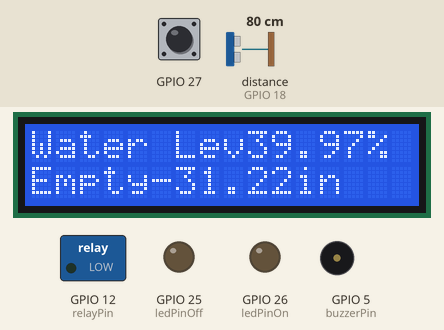
Bench run of a sketch on a simulated ESP32. Shown: 16×2 character LCD, switched loads named in the sketch (green lamp = pin HIGH), output pins drawn as LEDs (lit = HIGH), buzzer (waves = sounding, pin HIGH). Wiring (inferred from the names in the program): ultrasonic range finder: trigger GPIO 4; echo GPIO 18. Dashed ring = blinking. Inputs (shaded band) come from the test bench; at power-on: distance to the obstacle (sensor on GPIO 18) 80 cm, GPIO 27 HIGH. The echo pulse lasts 58.3 µs per cm; pins used as bus, display or sensor lines are not drawn; what the sketch prints to the serial monitor is not drawn.

Above: at 2.2 s.
2.3 s: distance to the obstacle (sensor on GPIO 18) set to 17 cm
At 4.8 s:
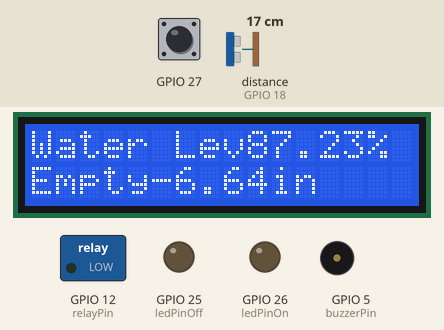
5.3 s: distance to the obstacle (sensor on GPIO 18) set to 14 cm
At 7.6 s:
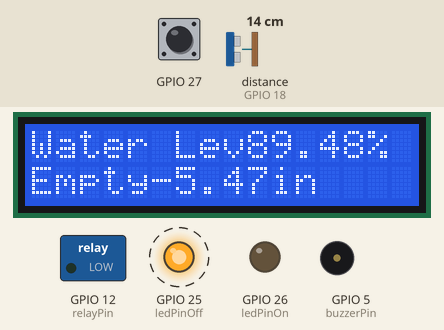
9.4 s: distance to the obstacle (sensor on GPIO 18) set to 120 cm
At 11.6 s:
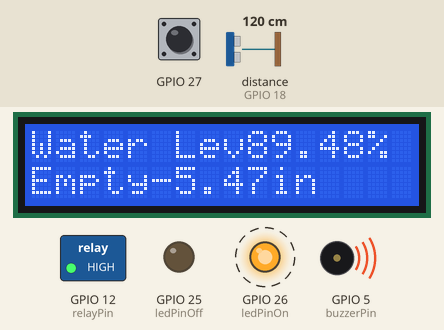
Timing chart, 0 to 19.5 s (numbered marks = the images above; inputs shaded):
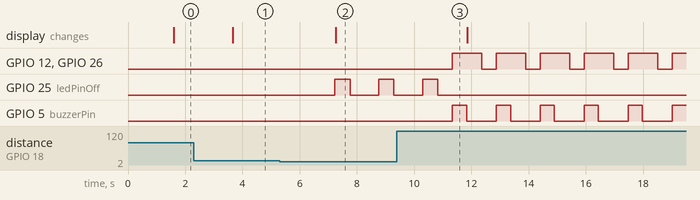

The sketch:

waterPamp-wire.ino
```cpp
#include <ArduinoJson.h>
#include <LiquidCrystal_I2C.h>

const int trigPin = 4;
const int echoPin = 18;
const int buzzerPin = 5;
const int relayPin = 12;
const int ledPinOn = 26;
const int ledPinOff = 25;

#define SOUND_SPEED 0.034
#define CM_TO_INCH 0.393701

long duration;
float distanceCm;
float distanceInch;
LiquidCrystal_I2C lcd(0x27, 16, 2);

void setup() {
  Serial.begin(115200);
  pinMode(trigPin, OUTPUT);
  pinMode(echoPin, INPUT);
  pinMode(buzzerPin, OUTPUT);
  pinMode(relayPin, OUTPUT);
  pinMode(ledPinOn, OUTPUT);
  pinMode(ledPinOff, OUTPUT);

  // initialize LCD
  lcd.init();
  // turn on LCD backlight
  lcd.backlight();

  // Add a delay before initializing the LCD
  delay(1000);
  lcd.clear();  // Clear the screen after initializing
}

void loop() {
  measureDistance();
  delay(500);
}

void measureDistance() {
  digitalWrite(trigPin, LOW);
  delayMicroseconds(2);
  digitalWrite(trigPin, HIGH);
  delayMicroseconds(10);
  digitalWrite(trigPin, LOW);

  duration = pulseIn(echoPin, HIGH);
  distanceCm = duration * SOUND_SPEED / 2;
  distanceInch = distanceCm * CM_TO_INCH;
      Serial.println(touchRead(27));


  if ((touchRead(27)) < 55) {
    digitalWrite(buzzerPin, HIGH);
    digitalWrite(relayPin, HIGH);
    digitalWrite(ledPinOn, HIGH);  // Turn on the LED
    digitalWrite(ledPinOff, LOW);  // Turn off the LED

    delay(500);
    digitalWrite(buzzerPin, LOW);
    Serial.println("Touch Reading");
  }
  // if ((touchRead(27)) > 55) {
    digitalWrite(buzzerPin, LOW);
    digitalWrite(relayPin, LOW);
    digitalWrite(ledPinOn, LOW);   // Turn on the LED
    digitalWrite(ledPinOff, LOW);  // Turn off the LED

    delay(500);
    digitalWrite(buzzerPin, LOW);
    Serial.println("Touch Reading");
  // }


  if (distanceInch < 6) {
    Serial.println("Water pump full !");
    delay(500);
    digitalWrite(buzzerPin, LOW);
    digitalWrite(relayPin, LOW);
    digitalWrite(ledPinOff, HIGH);  // Turn off the LED
    digitalWrite(ledPinOn, LOW);    // Turn on the LED
    Serial.print("Distance (cm): ");
    Serial.println(distanceCm);
    Serial.print("Distance (inch): ");
    Serial.println(distanceInch);
    // water lavel
    lcd.clear();
    lcd.setCursor(0, 0);
    lcd.print("Water Lev");
    lcd.print(calculatePercentage(distanceInch));
    lcd.print("%");
    lcd.setCursor(0, 1);
    lcd.print("Empty-");
    lcd.print(distanceInch);
    lcd.print("in");
  } else if (distanceInch > 45) {
    digitalWrite(buzzerPin, HIGH);
    digitalWrite(relayPin, HIGH);
    digitalWrite(ledPinOn, HIGH);  // Turn on the LED
    digitalWrite(ledPinOff, LOW);  // Turn off the LED
    delay(500);
    digitalWrite(buzzerPin, LOW);
    Serial.print("Distance (cm): ");
    Serial.println(distanceCm);
    Serial.print("Distance (inch): ");
    Serial.println(distanceInch);
    // water lavel
    lcd.clear();
    lcd.setCursor(0, 0);
    lcd.print("Water Lev");
    lcd.print(calculatePercentage(distanceInch));
    lcd.print("%");
    lcd.setCursor(0, 1);
    lcd.print("Empty-");
    lcd.print(distanceInch);
    lcd.print("in");
  } else {
    Serial.print("Distance (cm): ");
    Serial.println(distanceCm);
    Serial.print("Distance (inch): ");
    Serial.println(distanceInch);
    // water lavel
    lcd.clear();
    lcd.setCursor(0, 0);
    lcd.print("Water Lev");
    lcd.print(calculatePercentage(distanceInch));
    lcd.print("%");
    lcd.setCursor(0, 1);
    lcd.print("Empty-");
    lcd.print(distanceInch);
    lcd.print("in");
  }
}

float calculatePercentage(float distanceInch) {
  // Ensure the distance is within the valid range
  distanceInch = constrain(distanceInch, 0.0, 52.0);

  // Calculate percentage within the reversed range
  float percentage = 100.0 - ((distanceInch / 52.0) * 100.0);

  return percentage;
}
```

Measured:
- the behaviour switches between 16 and 15 cm on distance to the obstacle (sensor on GPIO 18) (found by bisection; images 1 and 2)
- after the input at 2.3 s, the display: changes after 1.4 s (image 1)
- after the input at 5.3 s, GPIO 25 (ledPinOff): alternates HIGH for 0.53 s and LOW for 1.0 s, starting after 1.9 s; the display: changes after 2.0 s (image 2)
- after the input at 9.4 s, GPIO 12 (relayPin), GPIO 26 (ledPinOn): alternates HIGH for 1.0 s and LOW for 0.50 s, starting after 1.9 s; GPIO 25 (ledPinOff): goes on until 10.8 s, then stays LOW; GPIO 5 (buzzerPin): alternates HIGH for 0.50 s and LOW for 1.0 s, starting after 1.9 s
